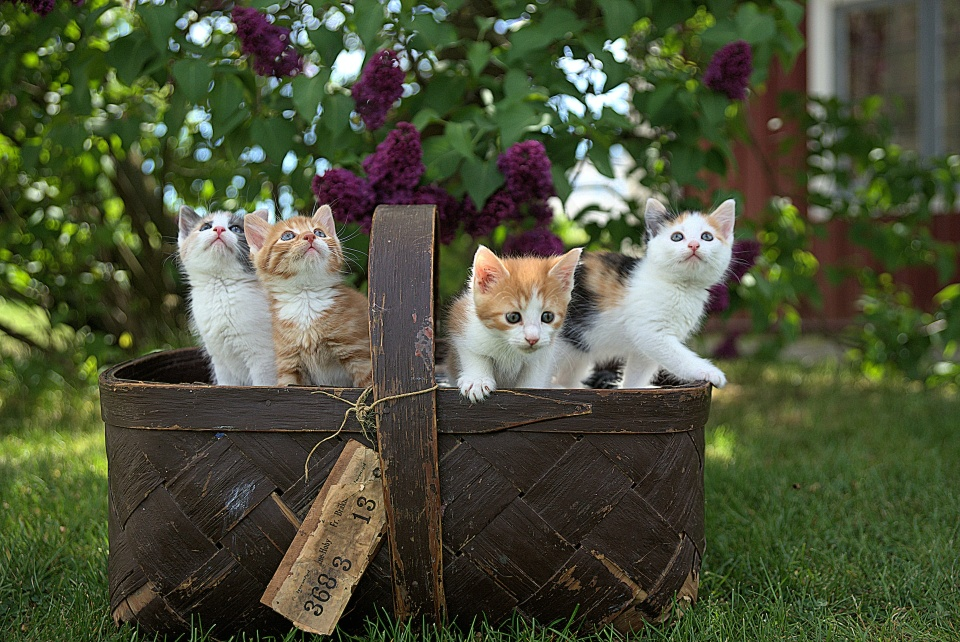
#> input picture examples/1.jpg, 960 x 642 px
$ python template_matching.py
#> lines starting #> are read from the running program, lines starting #| are printed output that depends on the picture; after the words box and inside, x2 and y2 are one past the last pixel; in counts of white or black regions, pixels touching at a corner belong together
# import the necessary packages
import cv2


# load the main image and the template image
image = cv2.imread("examples/1.jpg")
#> image is the input picture: shape (642, 960, 3); mean B, G, R 57.1, 82.1, 76.5
template = cv2.imread("examples/template1.jpg")
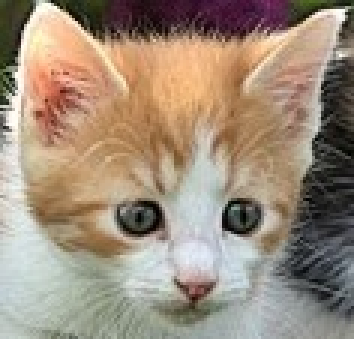
#> input picture examples/template1.jpg, 118 x 113 px (shown 3 times larger)
#> template is the input picture: shape (113, 118, 3); mean B, G, R 123.1, 140.9, 157.9
# make a copy of the image
image_copy = image.copy()

# convert the images to grayscale
image_gray = cv2.cvtColor(image, cv2.COLOR_BGR2GRAY)
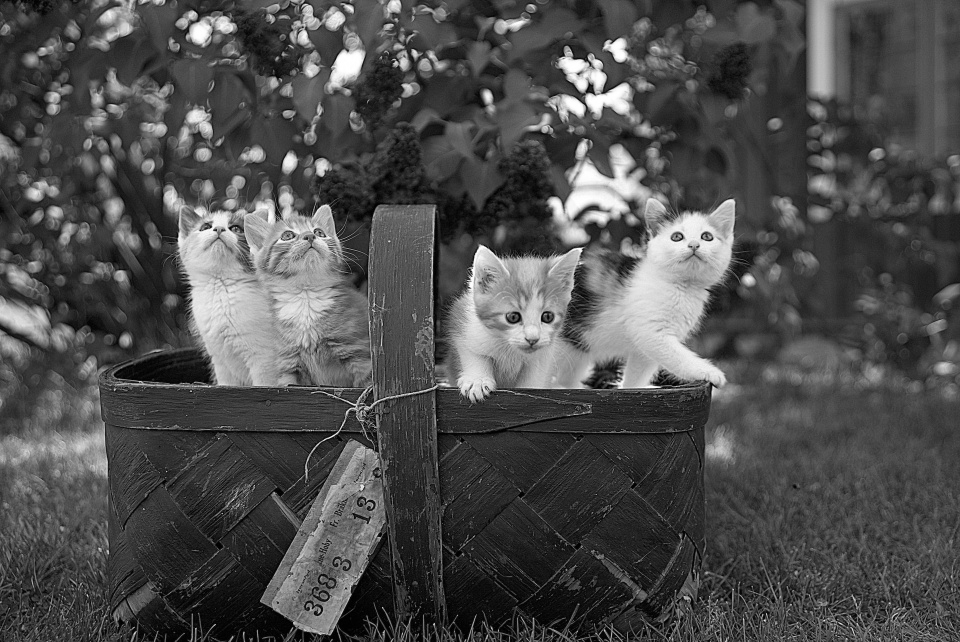
#> image_gray: shape (642, 960); min 0, max 255, mean 77.6
template_gray = cv2.cvtColor(template, cv2.COLOR_BGR2GRAY)
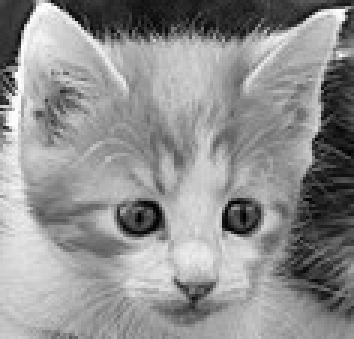
#> template_gray: shape (113, 118) (shown 3 times larger); min 0, max 254, mean 144

# get the width and height of the template image
template_h, template_w = template.shape[:-1]
#> template_h = 113; template_w = 118

# perform template matching using the normalized cross-correlation method
result = cv2.matchTemplate(image_gray, template_gray, cv2.TM_CCOEFF_NORMED)
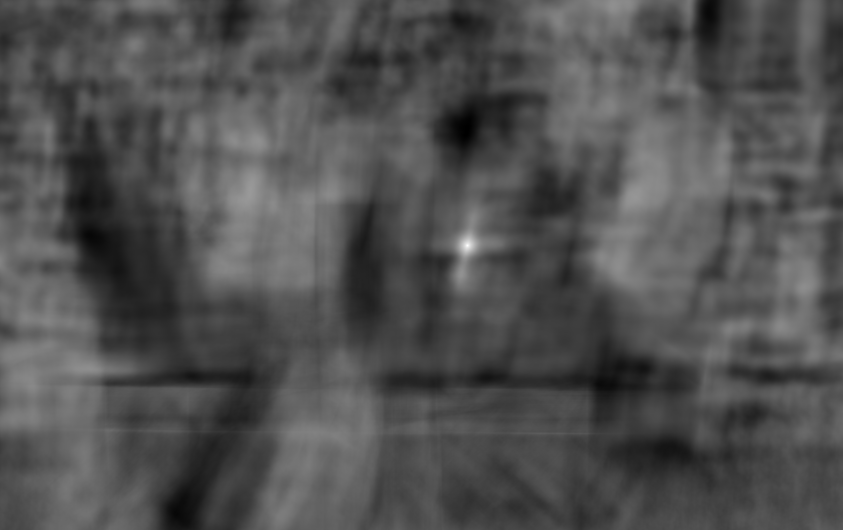
#> result: shape (530, 843) float32; min -0.472, max 0.998, mean -0.00578; drawn with min black and max white

# find the location of the best match in the result map
min_val, max_val, min_loc, max_loc = cv2.minMaxLoc(result)
#> min_val = -0.472; max_val = 0.998; min_loc = (467, 127); max_loc = (467, 245)

# draw a rectangle around the best match
top_left = max_loc
#> top_left = (467, 245)
bottom_right = (top_left[0] + template_w, top_left[1] + template_h)
#> bottom_right = (585, 358)
cv2.rectangle(image_copy, top_left, bottom_right, (0, 255, 0), 2)
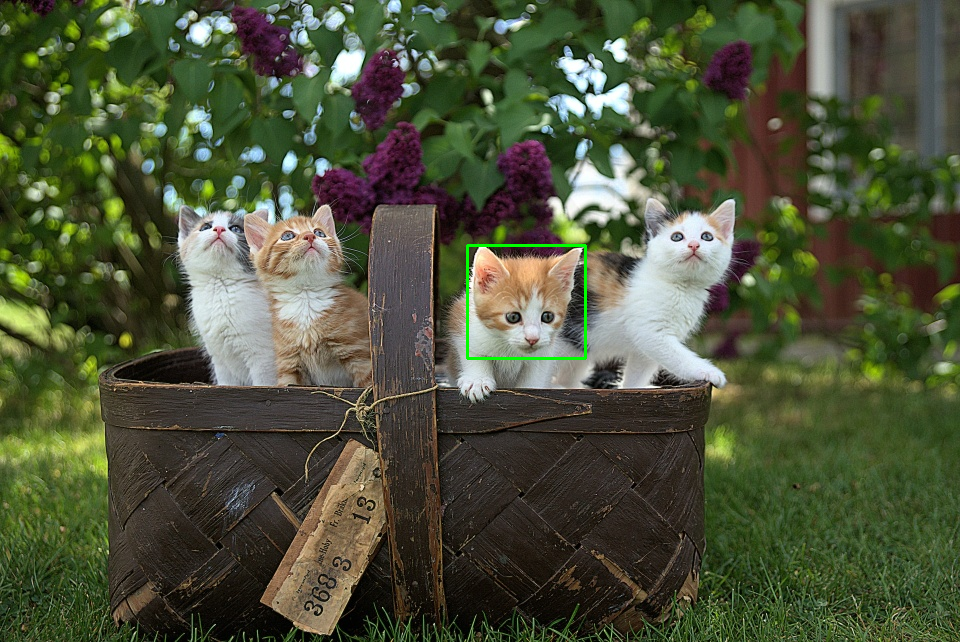
#> image_copy: shape (642, 960, 3); 0.22% of pixels changed, all inside (x1, y1, x2, y2) = (466, 244, 587, 360)

# show the images
cv2.imshow("Image", image)
cv2.imshow("Template", template)
cv2.imshow("Matched Template", image_copy)
cv2.waitKey(0)
